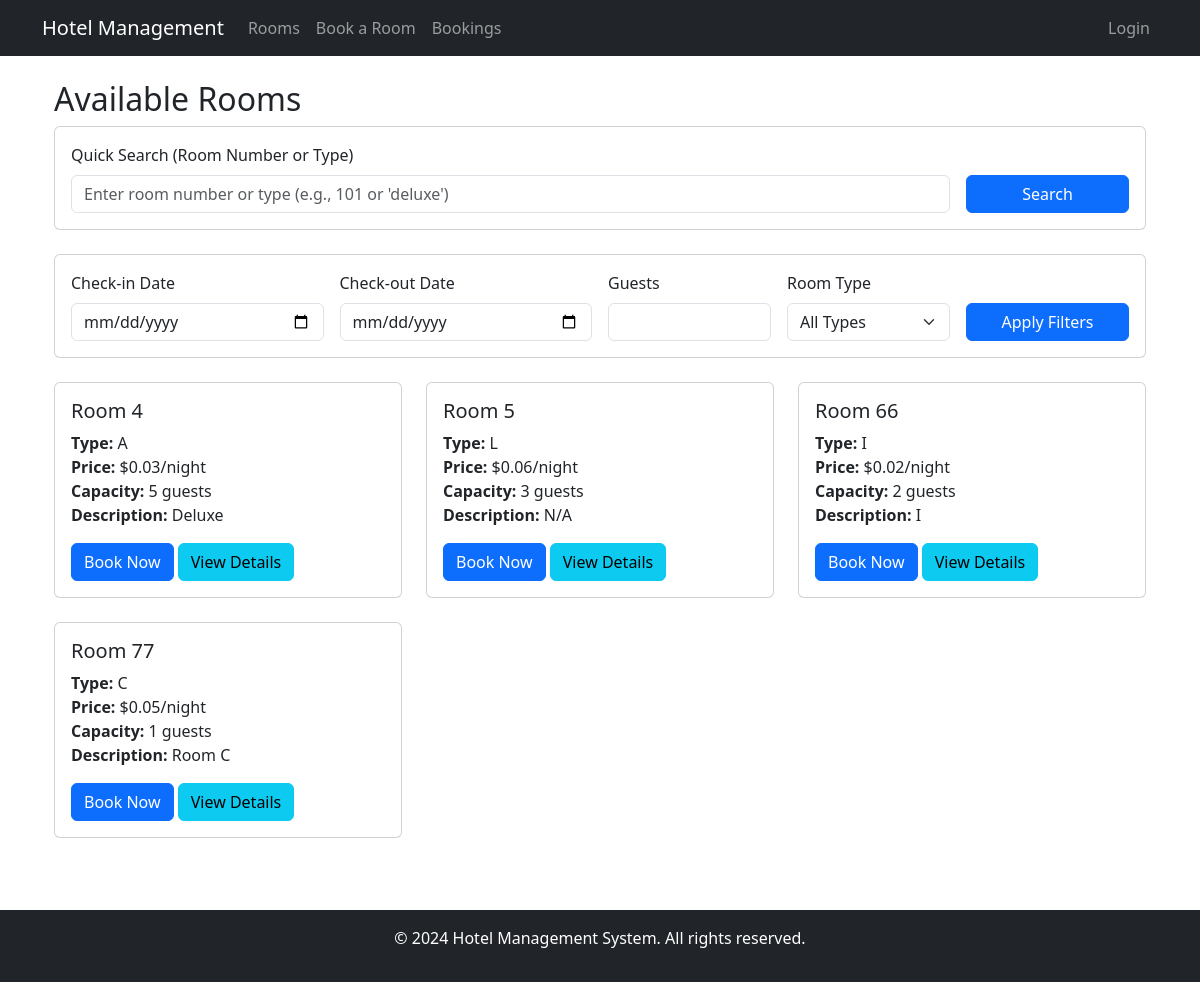
Page /rooms/ on the earlier database version.
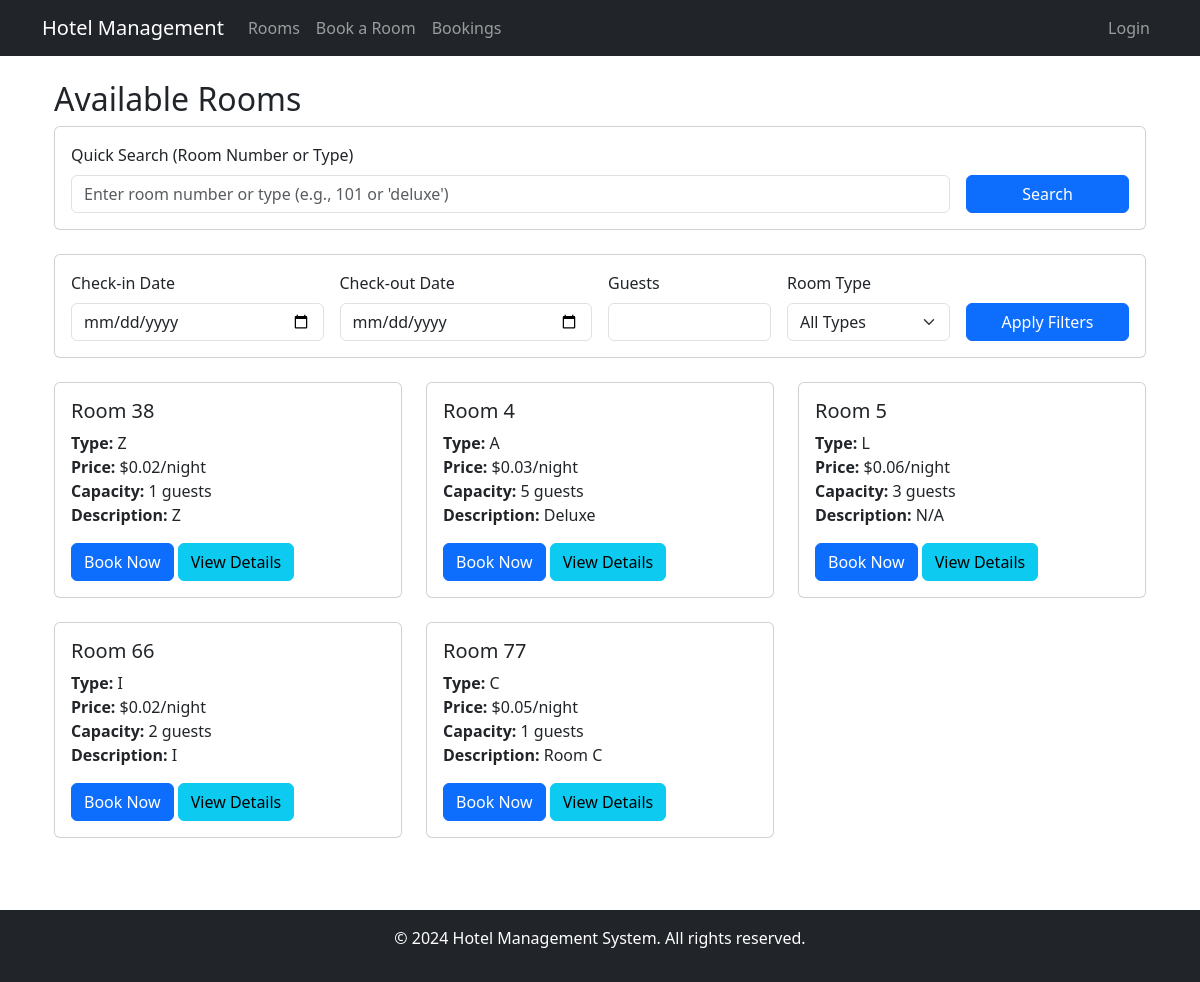
Same page on the later database version.
### hotel_app/models.py (models this page shows, shortened)
class Room(models.Model):
    ROOM_TYPES = [
        ('single', 'Single'),
        ('double', 'Double'),
        ('suite', 'Suite'),
        ('deluxe', 'Deluxe'),
    ]
    number = models.CharField(max_length=10, unique=True)
    room_type = models.CharField(max_length=50, choices=ROOM_TYPES)
    capacity = models.IntegerField()
    price = models.DecimalField(max_digits=10, decimal_places=2)
    description = models.TextField()
    is_available = models.BooleanField(default=True)
    class Meta:
        ordering = ['number']

### hotel_app/views.py (the view, shortened to what this page needs)
# urls.py: path('rooms/', views.room_list, name='room_list'),  # Room list view
def room_list(request):
    today = timezone.now().date()
    check_in = request.GET.get('check_in')
    check_out = request.GET.get('check_out')
    guests = request.GET.get('guests')
    room_type = request.GET.get('room_type')
    search_query = request.GET.get('search', '').strip()  # Add search query parameter
    rooms = Room.objects.all()
    if guests:
        try:
            rooms = rooms.filter(capacity__gte=int(guests))
        except ValueError:
            messages.error(request, "Invalid number of guests")
    if room_type:
        rooms = rooms.filter(room_type=room_type)
    context = {
        'rooms': rooms,
        'room_types': Room.ROOM_TYPES,
        'check_in': check_in,
        'check_out': check_out,
        'guests': guests,
        'room_type': room_type,
        'search_query': search_query,  # Add search query to context
        'today': today,  # Add today's date to context
    }
    return render(request, 'hotel_app/room_list.html', context)

### hotel_app/templates/hotel_app/room_list.html (shortened to what the changed rows need)
{% extends 'hotel_app/base.html' %}
{% block content %}
<div class="container mt-4">
    <h2>Available Rooms</h2>
    <div class="row">
        {% for room in rooms %}
        <div class="col-md-4 mb-4">
            <div class="card h-100">
                <div class="card-body">
                    <h5 class="card-title">Room {{ room.number }}</h5>
                    <p class="card-text">
                        <strong>Type:</strong> {{ room.get_room_type_display }}<br>
                        <strong>Price:</strong> ${{ room.price }}/night<br>
                        <strong>Capacity:</strong> {{ room.capacity }} guests<br>
                        <strong>Description:</strong> {{ room.description }}
                    </p>
                    {% if check_in and check_out %}
                        {% if room.is_available_for_dates %}
                            <a href="{% url 'booking_form' %}?room_id={{ room.id }}&check_in={{ check_in|date:'Y-m-d' }}&check_out={{ check_out|date:'Y-m-d' }}"
                               class="btn btn-primary">Book Now</a>
                        {% else %}
                            <button class="btn btn-secondary" disabled>Not Available</button>
                            <small class="d-block mt-2">Next available: {{ room.get_next_available_date|date }}</small>
                        {% endif %}
                    {% else %}
                        <a href="{% url 'booking_form' %}?room_id={{ room.id }}" class="btn btn-primary">Book Now</a>
                    {% endif %}
                    <a href="{% url 'room_detail' room.id %}" class="btn btn-info">View Details</a>
                </div>
            </div>
        </div>
        {% empty %}
        <div class="col">
            <div class="alert alert-info">
                No rooms available matching your criteria. Try different dates or filters.
            </div>
        </div>
        {% endfor %}
    </div>
</div>
{% endblock %}

Differences in the rows shown:
added Room: number "38", room_type "Z", price "0.02", capacity "1", description "Z"
